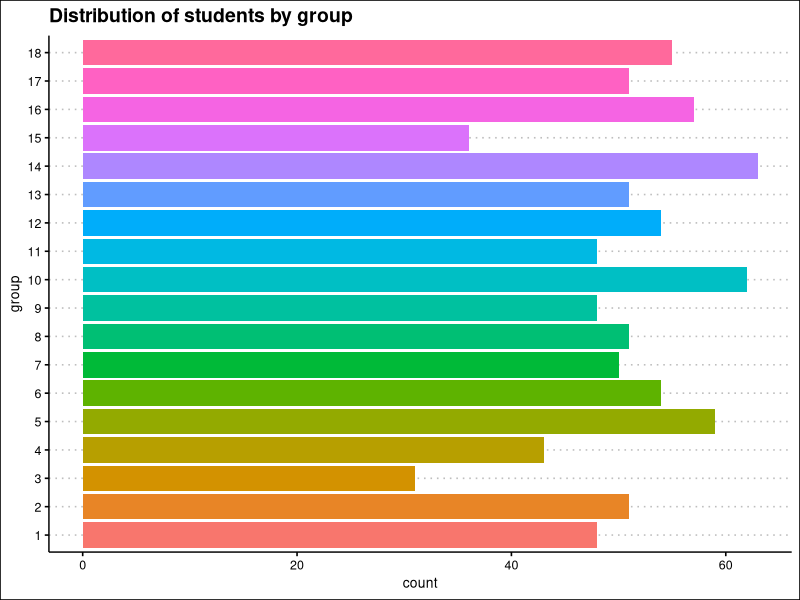
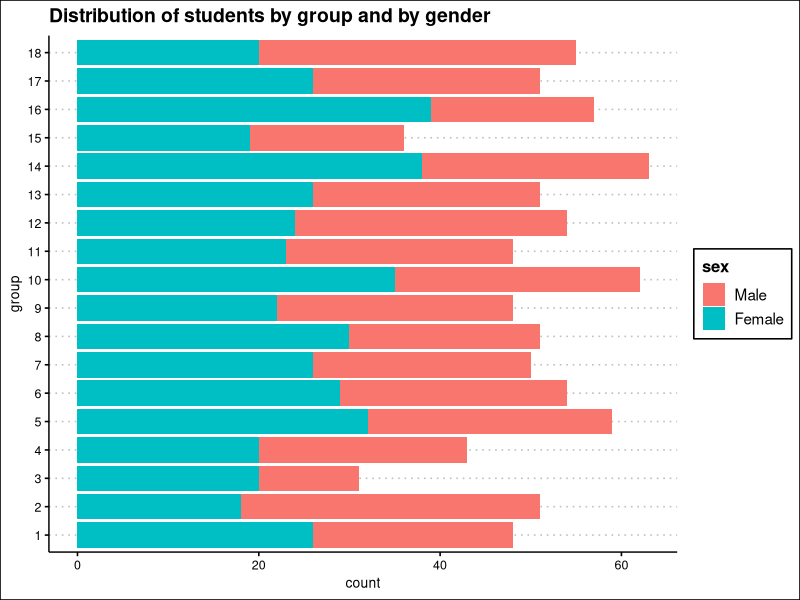
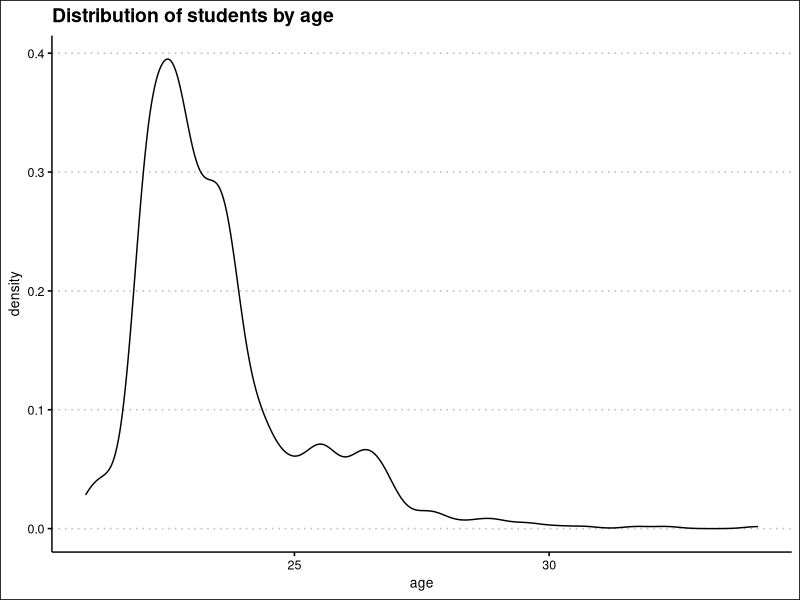
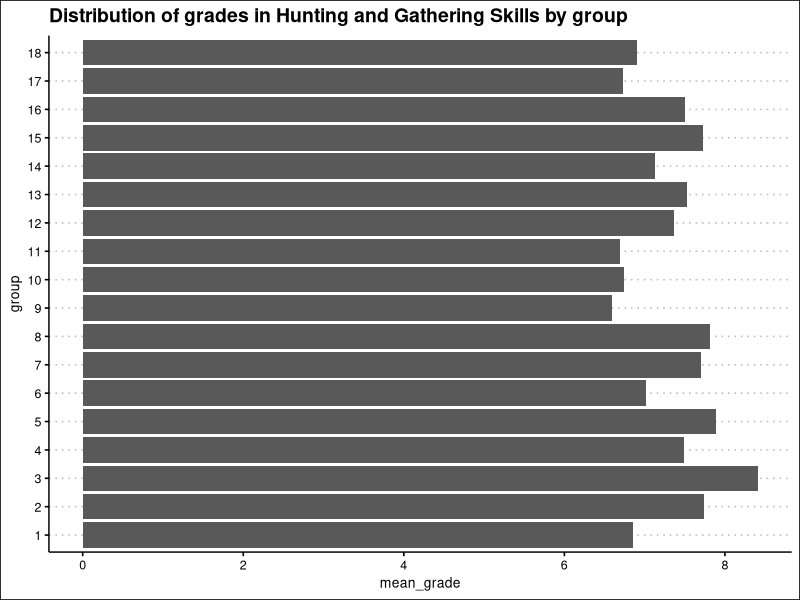
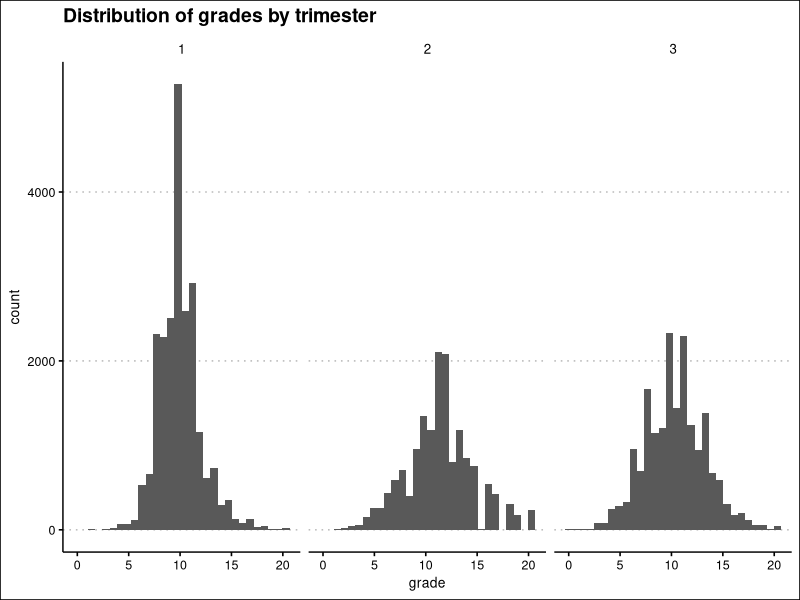
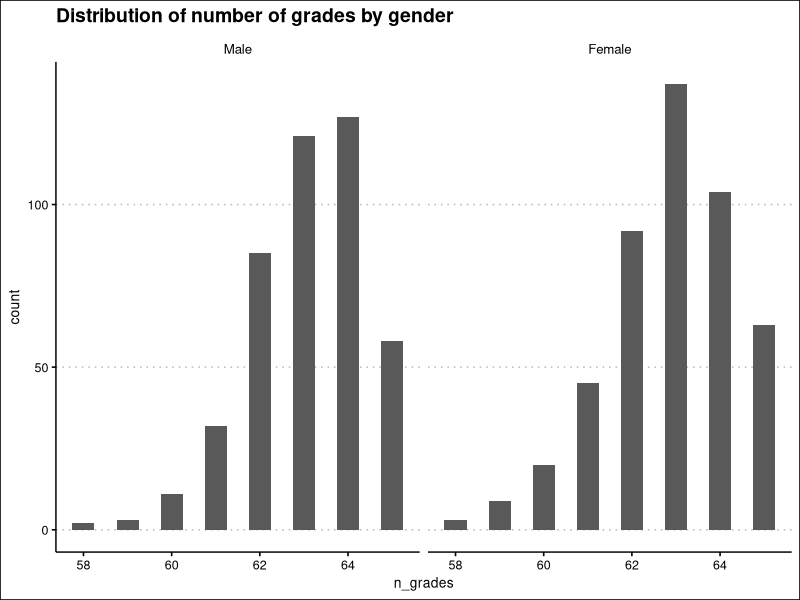
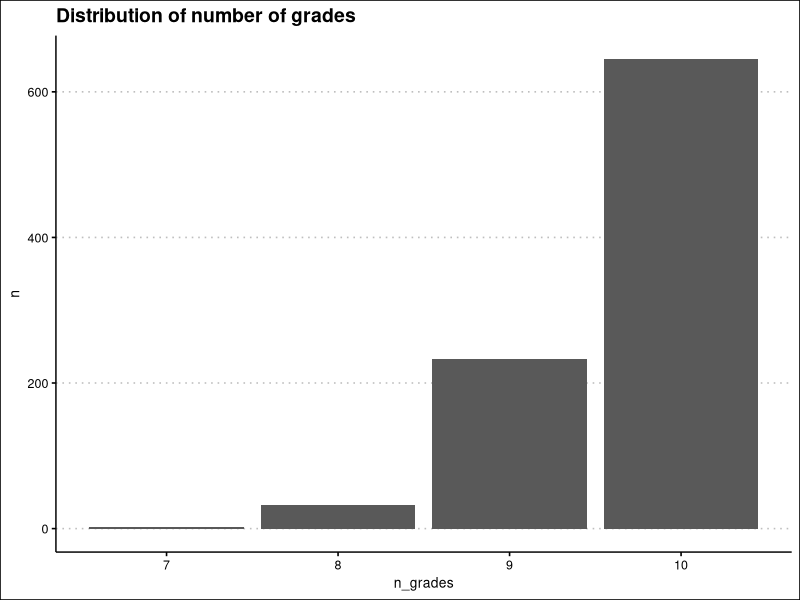
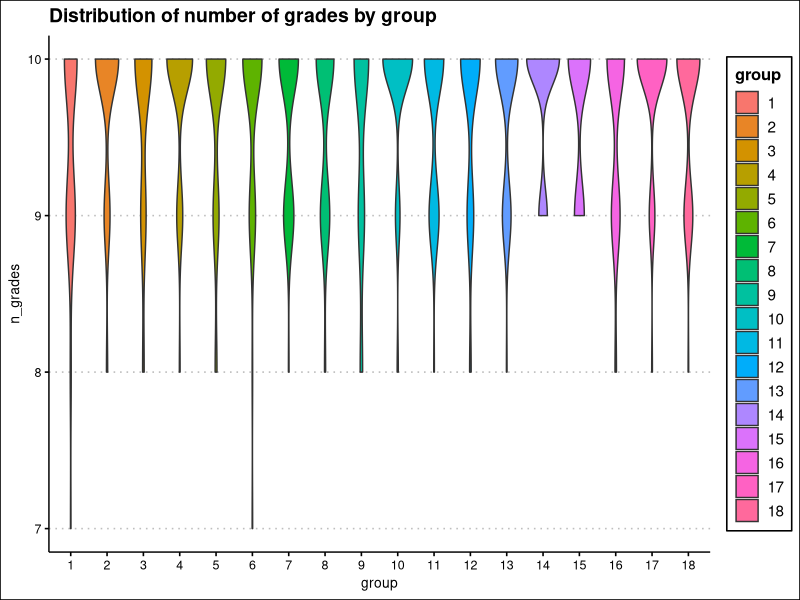

The R source for these figures, in order:
## ---- chunk 1
#| label: data loading
#| message: false
#| warning: false
  
library(readr)
courses <- read_csv("Database/courses.csv")


## ---- chunk 2
#| label: data display

library(knitr)
kable(courses)

## ---- chunk 3
#| label: Question 3
#| message: false
#| warning: false

library(tidyverse)
students <- read_csv("Database/students.csv")
spec(students)

students <-
  students |>
  mutate(sex = factor(sex, 
                      levels = c("M", "F"),
                      labels = c("Male", "Female")),
         group = factor(group),
         id = as.integer(id))

## ---- chunk 4
#| message: false
#| warning: false

grades <- read_delim("Database/grades.csv", 
    delim = ":", 
    na = "$")

## ---- chunk 5
#| message: false
#| warning: false
library(ggplot2)
library(ggthemes)

ggplot(students, aes(y = group))+
  geom_bar(aes(fill = group))+
  theme_clean()+
  labs(
    title = "Distribution of students by group"
  )+
  theme(legend.position = "none")

## ---- chunk 6
ggplot(students, aes(y = group))+
  geom_bar(aes(fill = sex))+
  theme_clean()+
  labs(
    title = "Distribution of students by group and by gender"
  )
## ---- chunk 7
library(lubridate)

students <-
  students |> 
  mutate(age = round(time_length(today() - birth_date, unit = "year"), 1))

ggplot(students, aes(x=age))+
  geom_density()+
  theme_clean()+
  labs(
    title = "Distribution of students by age"
  )

## ---- chunk 8

age_median <-
  students |> 
  summarise(age_median = median(age), .by = group) |>
  mutate(age_median = as.integer(age_median)) |> 
  arrange(group)

knitr::kable(age_median)

## ---- chunk 9

max_table <-
  students |> 
  slice_max(age, by = group) |> 
  select(!birth_date) |> 
  arrange(desc(age))

knitr::kable(max_table)

## ---- chunk 10

merged <- 
  students |>
  left_join(grades, by = "id") 

merged_Q11 <-
  merged |> 
  filter(course_id == 7) |> 
  summarise(mean_grade = mean(grade, na.rm = TRUE), .by = group )

ggplot(merged_Q11, aes(mean_grade, group))+
  geom_col()+
  theme_clean()+
  labs(
    title = "Distribution of grades in Hunting and Gathering Skills by group"
  )


## ---- chunk 11
merged_full <-
  merged |> 
  left_join(courses, by = "course_id") 

ggplot(merged_full, aes(x=grade))+
  geom_histogram( na.rm=TRUE, binwidth = 0.7)+
  facet_wrap(~trimester)+
  theme_clean()+
  labs(
    title = "Distribution of grades by trimester"
  )
  
## ---- chunk 12
grades_per_student <-
  merged_full |>
  reframe(
    n_grades = sum(!is.na(grade)),
    group = first(group),
    sex   = first(sex),
    .by = id
  ) |>
  select(id, group, sex, n_grades) |>
  arrange(id) 

grades_per_student_13 <-
  grades_per_student |> 
  slice_tail(n = 10) 

knitr::kable(grades_per_student_13)




## ---- chunk 13
ggplot(grades_per_student, aes(n_grades))+
  geom_histogram(binwidth = 0.5)+
  facet_wrap(~sex)+
  theme_clean()+
  labs(
    title = "Distribution of number of grades by gender"
  )
## ---- chunk 14
grades_per_student_15 <-
  merged_full |>
  filter(course_id == 8) |> 
  reframe(
    n_grades = sum(!is.na(grade)),
    group = first(group),
    sex   = first(sex),
    .by = id
  ) |>
  select(id, group, n_grades) |>
  arrange(desc(n_grades)) 

grades_per_student_15_sliced <-
  grades_per_student_15 |> 
  slice_tail(n = 5) 

knitr::kable(grades_per_student_15)
## ---- chunk 15
grades_per_student_16 <- 
  grades_per_student_15 |> 
  summarise(n = n(), .by =n_grades)

ggplot(grades_per_student_16, aes(n_grades, n))+
  geom_col()+
  theme_clean()+
  labs(
    title = "Distribution of number of grades"
  )
## ---- chunk 16
ggplot(grades_per_student_15, aes(group,n_grades, fill = group))+
  geom_violin()+
  theme_clean()+
  labs(
    title = "Distribution of number of grades by group"
  )
